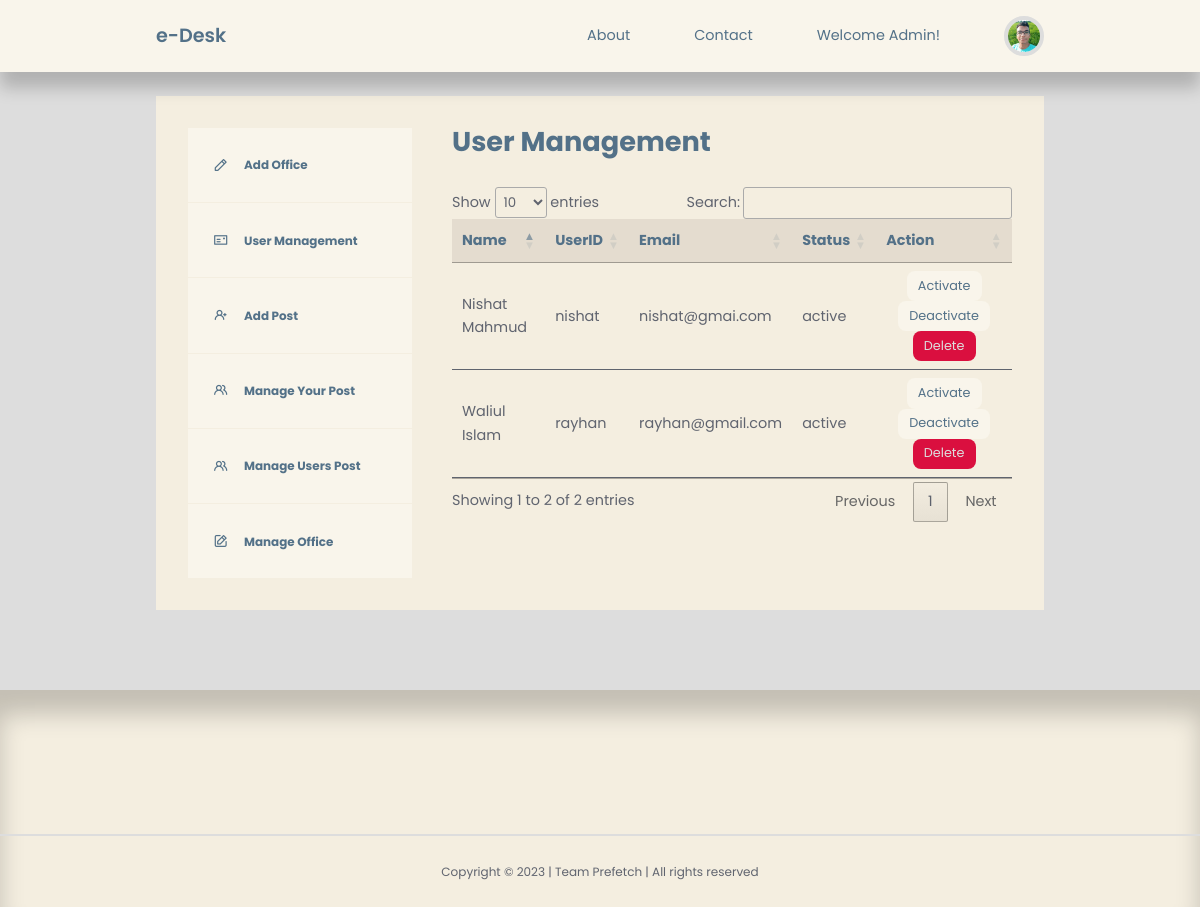
Before: /admin/admin-user-management.php with the older database file.
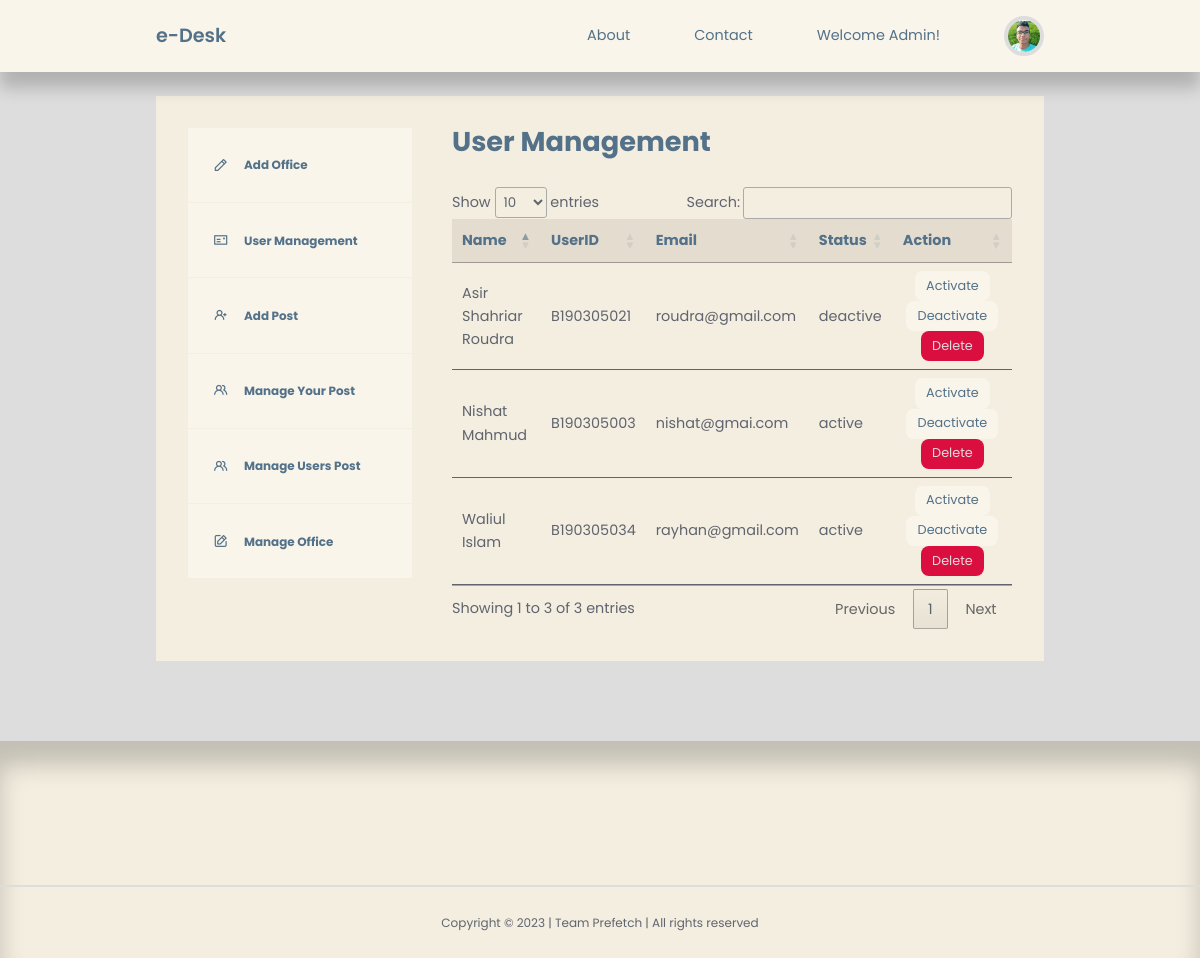
After: the same page with the newer database file.
### tables this page shows
CREATE TABLE `usermanagement` (
  `id` int(10) NOT NULL,
  `firstname` varchar(255) NOT NULL,
  `lastname` varchar(255) NOT NULL,
  `userid` varchar(255) NOT NULL,
  `email` varchar(255) NOT NULL,
  `password` varchar(255) NOT NULL,
  `picture` varchar(255) NOT NULL,
  `stat` varchar(255) NOT NULL
);

### admin/admin-user-management.php (the view, shortened to what this page needs)
<?php
include 'partials/header.php';
$query = "SELECT * FROM usermanagement";
$users = mysqli_query($connection, $query);
?>
<section class="dashboard">
    <div class="container dashboard__container">
        <aside>
            <ul>
                <li>
                    <a href="admin-add-office.php"><i class="uil uil-pen"></i>
                        <h5>Add Office</h5>
                    </a>
                </li>
                <li>
                    <a href="admin-user-management.php"><i class="uil uil-postcard"></i>
                        <h5>User Management</h5>
                    </a>
                </li>
                <li>
                    <a href="admin-add-post.php"><i class="uil uil-user-plus"></i>
                        <h5>Add Post</h5>
                    </a>
                </li>
                <li>
                    <a href="admin-manage-post.php"><i class="uil uil-users-alt"></i>
                        <h5>Manage Your Post</h5>
                    </a>
                </li>
                <li>
                    <a href="admin-manage-users-post.php"><i class="uil uil-users-alt"></i>
                        <h5>Manage Users Post</h5>
                    </a>
                </li>
                <li>
                    <a href="admin-manage-office.php"><i class="uil uil-edit"></i>
                        <h5>Manage Office</h5>
                    </a>
                </li>
            </ul>
        </aside>
        <main>
            <h2>User Management</h2>
            <table id='table'>
                <thead>
                    <tr align="center">
                        <th>Name</th>
                        <th>UserID</th>
                        <th>Email</th>
                        <th>Status</th>
                        <th>Action</th>
                    </tr>
                </thead>
                <tbody>
                    <?php while ($user = mysqli_fetch_assoc($users)) : ?>
                        <tr>
                            <td><?= "{$user['firstname']} {$user['lastname']}" ?></td>
                            <td><?= $user['userid'] ?></td>
                            <td><?= $user['email'] ?></td>
                            <td><?= $user['stat'] ?></td>
                            <td align="center"><a href="<?= ROOT_URL ?>admin/active-user-logic.php?id=<?= $user['id'] ?>" class="btn sm">Activate</a> <a href="<?= ROOT_URL ?>admin/deactive-user-logic.php?id=<?= $user['id'] ?>" class="btn sm">Deactivate</a>   <a href="<?= ROOT_URL ?>admin/delete-user-logic.php?id=<?= $user['id'] ?>" class="btn sm danger">Delete</a></td>
                        </tr>
                    <?php endwhile ?>
                </tbody>
            </table>
        </main>
    </div>
</section>
<?php
include '../partials/footer.php';
?>

Changed rows visible on the page:
changed usermanagement "Waliul": userid "rayhan" → "B190305034"
changed usermanagement "Nishat": userid "nishat" → "B190305003"
added usermanagement: firstname "Asir Shahriar", lastname "Roudra", userid "B190305021", email "roudra@gmail.com", stat "deactive"
Other visible differences:
text written by a page script: "Show entries Search: Showing 1 to 2 of 2 entries Previous 1 Next" → "Show entries Search: Showing 1 to 3 of 3 entries Previous 1 Next"
